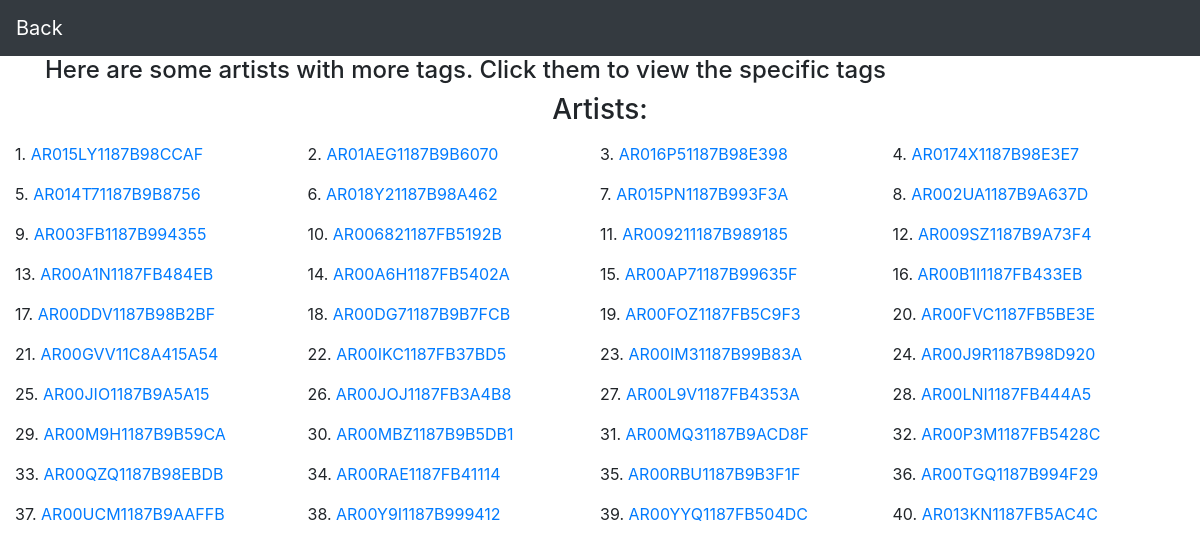
The page /artist on the database its author committed.
### tables this page shows
CREATE TABLE artist (artist_id text);

### app.py (the view)
@app.route('/artist', methods=["GET",])
def artist():
    db = create_db()
    cur = db.execute("select artist_id from artist limit 40")
    artist_id = cur.fetchall()
    artist = []
    for i in artist_id:
        cur = db.execute("select mbtag from mbtag_artist where artist_id=?",i)
        mbtag = cur.fetchall()
        cur = db.execute("select term from term_artist where artist_id=?",i)
        term = cur.fetchall()
        artist.append((i,mbtag,term))
    artist.sort(key=lambda x: len(x[1]) + len(x[2]), reverse=True)
    if artist:
        return render_template("artist.html", artist=artist)
    else:
        return render_template("artist.html")

### app.py (called while the page is built)
def create_db():
    conn = sqlite3.connect('artist_style.db', detect_types=sqlite3.PARSE_DECLTYPES | sqlite3.PARSE_COLNAMES)
    try:
        return g.db
    except:
        g.db = conn
        return g.db

### templates/artist.html (shortened to what this page needs)
<!DOCTYPE html>
<html lang="en">
<head>
    <link rel="stylesheet" href="https://stackpath.bootstrapcdn.com/bootstrap/4.5.2/css/bootstrap.min.css">
</head>
<body>
    <nav class="navbar navbar-dark bg-dark">
        <a class="navbar-brand" href="/">Back</a>
    </nav>
    <div class="container">
        <div class="row">
            <div class="col-md-12">
                <h4>Here are some artists with more tags. Click them to view the specific tags</h4>
                <h3 class="text-center">Artists:</h3>
            </div>
            <div class="row row-cols-4">
                {% for item in artist %}
                    <p>{{ loop.index }}. <a href="/artist_detail/{{ item.0.0 }}/">{{ item.0.0 }}</a></p>
                {% endfor %}
            </div>
        </div>
    </div>
</body>
</html>

### rows shown on the page
artist: artist "AR015LY1187B98CCAF"
artist: artist "AR01AEG1187B9B6070"
artist: artist "AR016P51187B98E398"
artist: artist "AR0174X1187B98E3E7"
artist: artist "AR014T71187B9B8756"
artist: artist "AR018Y21187B98A462"
artist: artist "AR015PN1187B993F3A"
artist: artist "AR002UA1187B9A637D"
artist: artist "AR003FB1187B994355"
artist: artist "AR006821187FB5192B"
artist: artist "AR009211187B989185"
artist: artist "AR009SZ1187B9A73F4"
artist: artist "AR00A1N1187FB484EB"
artist: artist "AR00A6H1187FB5402A"
artist: artist "AR00AP71187B99635F"
artist: artist "AR00B1I1187FB433EB"
artist: artist "AR00DDV1187B98B2BF"
artist: artist "AR00DG71187B9B7FCB"
artist: artist "AR00FOZ1187FB5C9F3"
artist: artist "AR00FVC1187FB5BE3E"
artist: artist "AR00GVV11C8A415A54"
artist: artist "AR00IKC1187FB37BD5"
artist: artist "AR00IM31187B99B83A"
artist: artist "AR00J9R1187B98D920"
artist: artist "AR00JIO1187B9A5A15"
artist: artist "AR00JOJ1187FB3A4B8"
artist: artist "AR00L9V1187FB4353A"
artist: artist "AR00LNI1187FB444A5"
artist: artist "AR00M9H1187B9B59CA"
artist: artist "AR00MBZ1187B9B5DB1"
artist: artist "AR00MQ31187B9ACD8F"
artist: artist "AR00P3M1187FB5428C"
artist: artist "AR00QZQ1187B98EBDB"
artist: artist "AR00RAE1187FB41114"
artist: artist "AR00RBU1187B9B3F1F"
artist: artist "AR00TGQ1187B994F29"
artist: artist "AR00UCM1187B9AAFFB"
artist: artist "AR00Y9I1187B999412"
artist: artist "AR00YYQ1187FB504DC"
artist: artist "AR013KN1187FB5AC4C"
